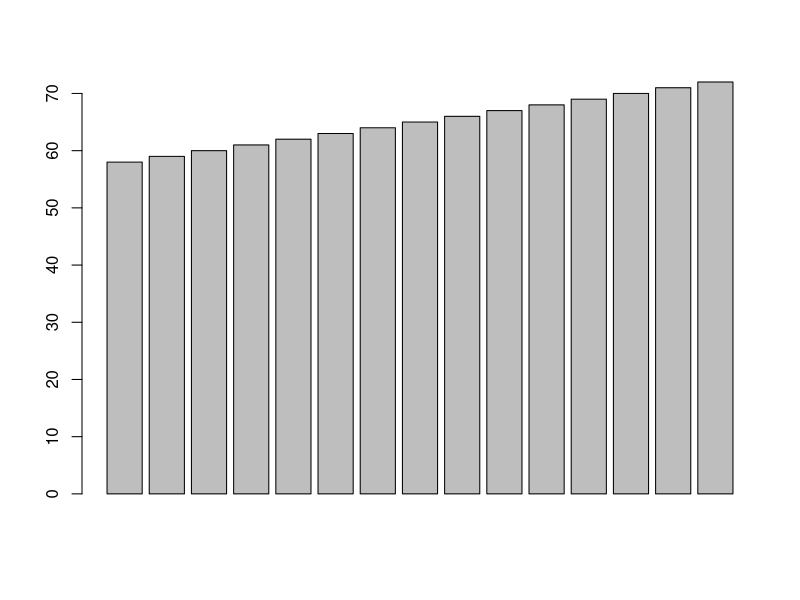
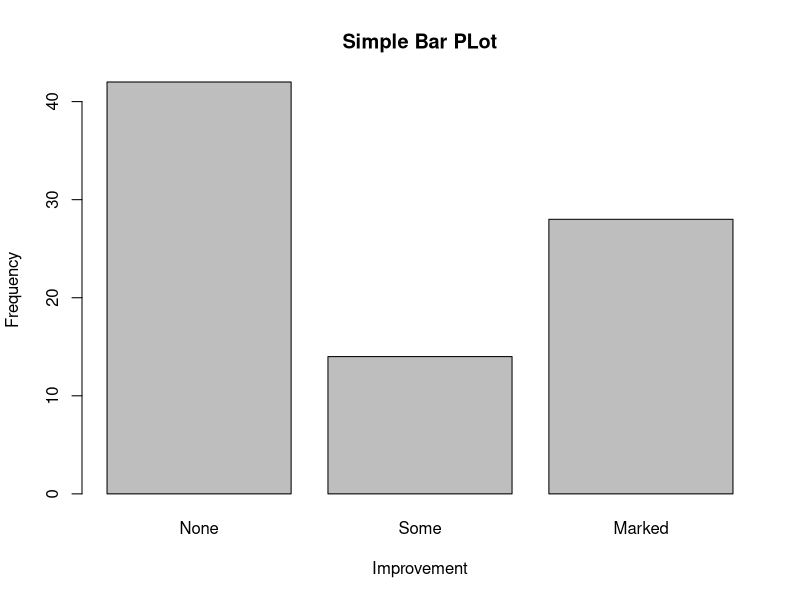
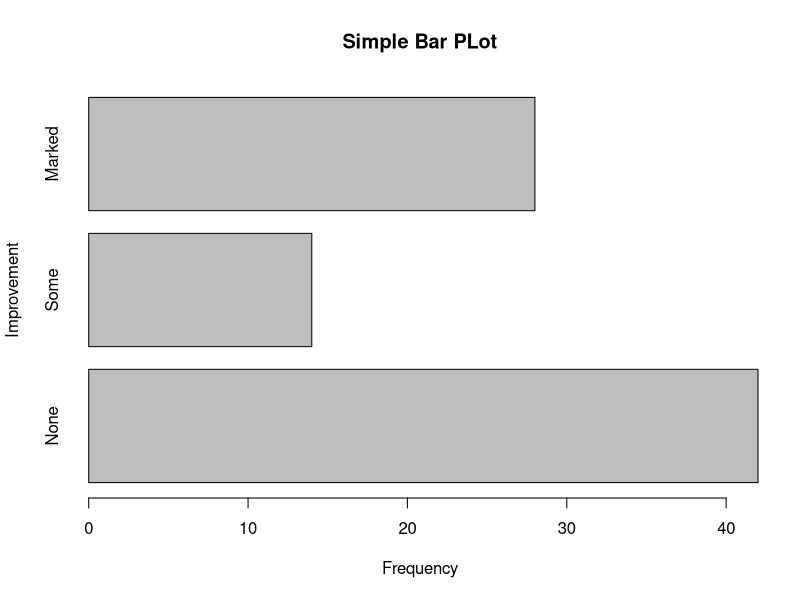
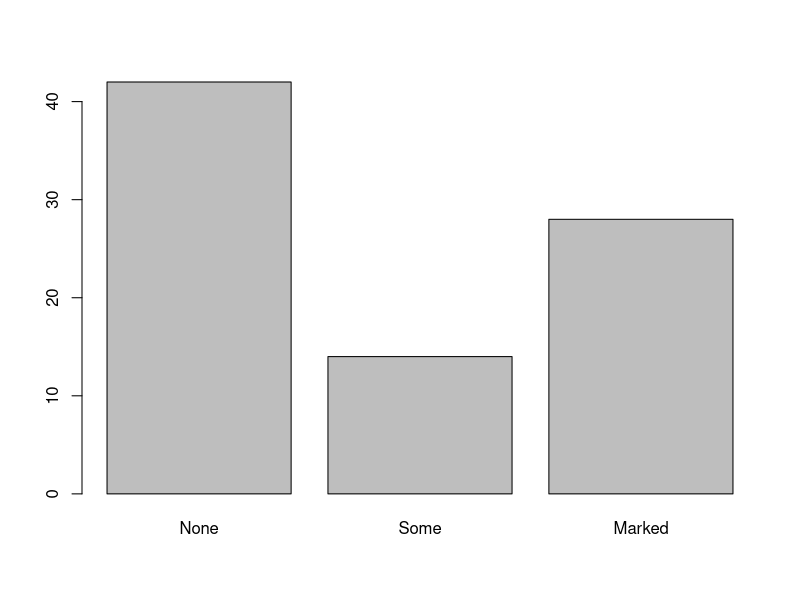
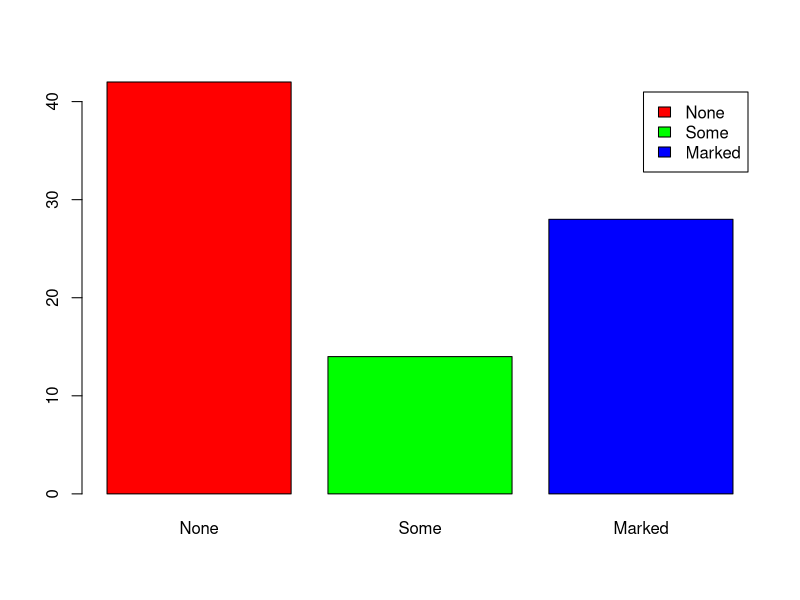
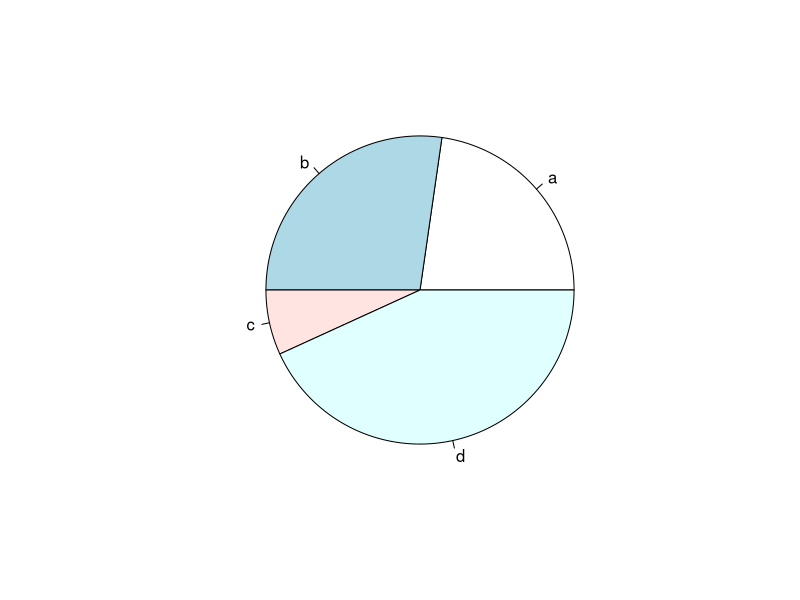
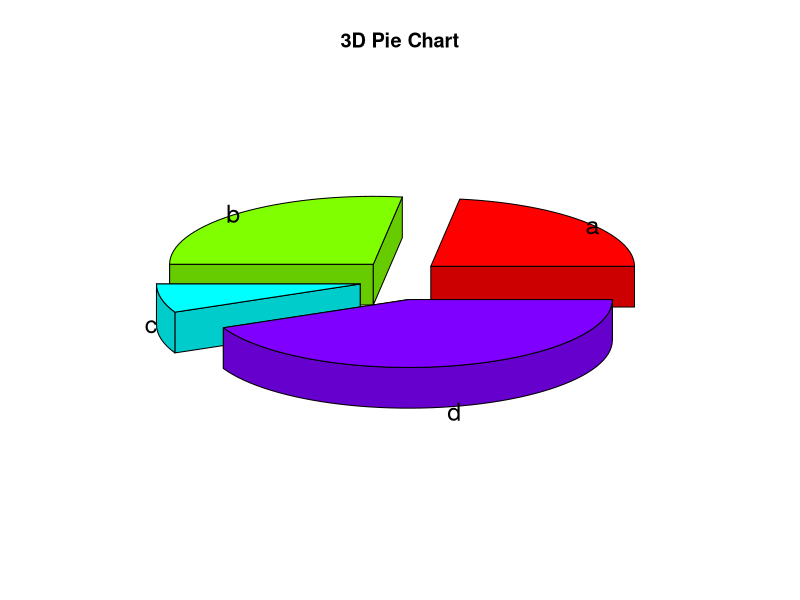

The R script that drew these images, in order:
# Playing with graphs
# Chapter 6 of Basic Graphs (R in Action)

attach(women)
women
barplot(height) # barplot has gaps, formed from discrete values.
# Histograms dont have gap

library(vcd)
counts = table(Arthritis$Improved)
counts

#vertical barplot
barplot(counts, main="Simple Bar PLot", xlab="Improvement", ylab="Frequency")

#Horozontal Barplot
barplot(counts, main="Simple Bar PLot", xlab="Frequency", ylab="Improvement", horiz=TRUE)

plot(Arthritis$Improved) # became so easy beacuse Improved is a ordered factor
str(Arthritis)

## barplot color and legend
barplot(counts,col=c('red','green', 'blue'), legend=rownames(counts))

#Pie chart
lbls=c('a', 'b', 'c','d')
slices=c(10,12,3,19)
pie(slices, labels=lbls)

(pct = round(slices/sum(slices)*100))

library(plotrix)
pie3D(slices, labels=lbls, explode=0.2, main='3D Pie Chart')

attach(mtcars)
